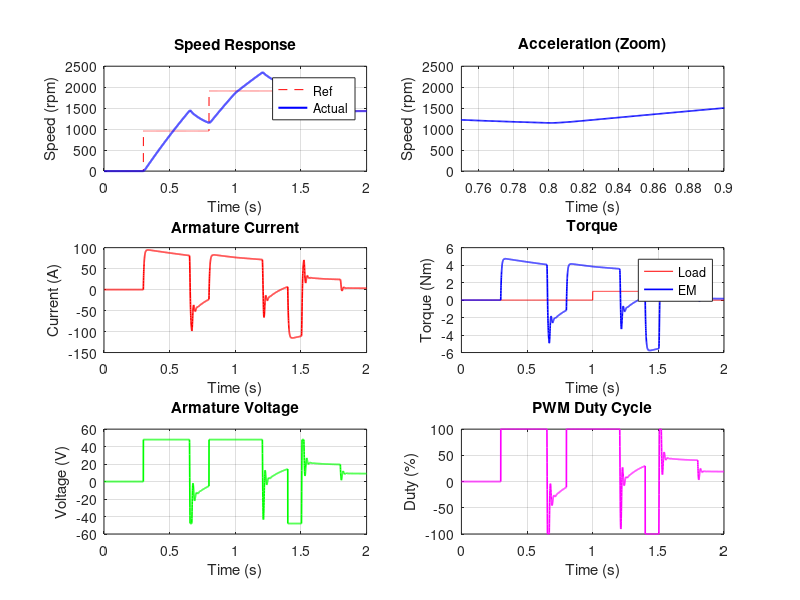

MATLAB code to generate this figure:
%% DC Motor PWM Speed Control
% MATLAB R2016b Compatible

clc; close all;

Ra = 0.5; La = 0.003; Ke = 0.05; Kt = 0.05;
J = 0.01; B = 0.001; Vdc = 48;
Ts = 0.0005; T = 2.0; t = 0:Ts:T; n = length(t);
Kp = 0.8; Ki = 5.0;

w_ref = 0*(t<0.3) + 100*(t>=0.3 & t<0.8) + 200*(t>=0.8 & t<1.4) + 150*(t>=1.4);
TL = 1.0*(t>1.0 & t<1.8);

w = 0; ia = 0; ei = 0;
w_log = zeros(1,n); ia_log = zeros(1,n);
va_log = zeros(1,n); duty_log = zeros(1,n);

for k = 1:n
    e = w_ref(k) - w; ei = ei + e*Ts;
    duty = max(min(Kp*e + Ki*ei, 1), -1);
    Va = duty*Vdc; Ea = Ke*w;
    ia = ia + (Va - Ra*ia - Ea)/La*Ts;
    w = w + (Kt*ia - B*w - TL(k))/J*Ts;
    w_log(k)=w*30/pi; ia_log(k)=ia; va_log(k)=Va; duty_log(k)=duty;
end

figure('Position', [100 100 900 650]);
subplot(3,2,1); plot(t, w_ref*30/pi, 'r--', t, w_log, 'b-', 'LineWidth', 1.5);
xlabel('Time (s)'); ylabel('Speed (rpm)'); legend('Ref','Actual'); grid on; title('Speed Response');
subplot(3,2,2); plot(t, w_log, 'b-', 'LineWidth', 1.2); xlim([0.75 0.9]);
xlabel('Time (s)'); ylabel('Speed (rpm)'); grid on; title('Acceleration (Zoom)');
subplot(3,2,3); plot(t, ia_log, 'r-', 'LineWidth', 1.2);
xlabel('Time (s)'); ylabel('Current (A)'); grid on; title('Armature Current');
subplot(3,2,4); plot(t, TL, 'r-', t, Kt*ia_log, 'b-', 'LineWidth', 1.2);
xlabel('Time (s)'); ylabel('Torque (Nm)'); legend('Load','EM'); grid on; title('Torque');
subplot(3,2,5); plot(t, va_log, 'g-', 'LineWidth', 1.2);
xlabel('Time (s)'); ylabel('Voltage (V)'); grid on; title('Armature Voltage');
subplot(3,2,6); plot(t, duty_log*100, 'm-', 'LineWidth', 1.2);
xlabel('Time (s)'); ylabel('Duty (%)'); grid on; title('PWM Duty Cycle');

fprintf('===== DC Motor Results =====\n');
fprintf('Speed error: %.1f rpm\n', abs(w_log(end)-w_ref(end)*30/pi));
fprintf('Peak current: %.2f A\n', max(abs(ia_log)));
